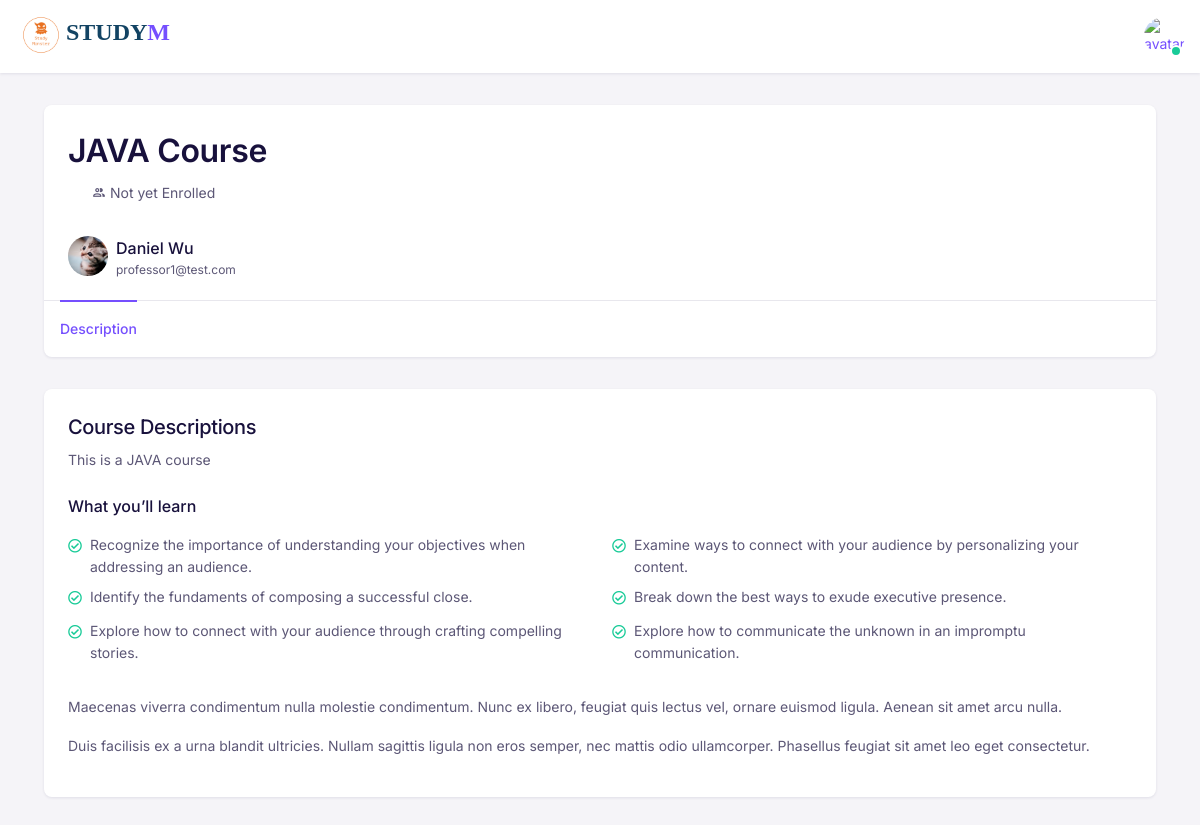
The page /student/course_details.php?id=2 (signed in) on the database its author committed.
### tables this page shows
CREATE TABLE `course` (
  `course_id` int(30) NOT NULL,
  `instructor_id` int(30) NOT NULL,
  `name` varchar(30) NOT NULL,
  `description` varchar(200) NOT NULL,
  `course_pict` varchar(200) NOT NULL DEFAULT 'default.jpg',
  `duration` varchar(30) NOT NULL,
  `status` varchar(6) NOT NULL DEFAULT '2' COMMENT '1 = pass; 2 = fail'
);

CREATE TABLE `teacher` (
  `id` int(11) NOT NULL,
  `name` varchar(60) NOT NULL,
  `uid` tinytext NOT NULL,
  `userEmails` tinytext NOT NULL,
  `avatar` varchar(200) NOT NULL DEFAULT 'default_user.jpg',
  `dob` date NOT NULL,
  `pwd` longtext NOT NULL,
  `role` varchar(20) NOT NULL DEFAULT '1'
);

### login_status.php (called while the page is built, shortened)
<?php
$username = $_SESSION['login_user'];
?>

### student/course_details.php (the view, shortened to what this page needs)
<?php
require('../database_handler.php');
require('../login_status.php');
mysqli_query($connection,'set names utf8');
$query = "SELECT id, name, avatar FROM student WHERE uid = '$username'";
$sname = mysqli_fetch_array(mysqli_query($connection, $query));
if (isset($_GET['id'])){
    $id = $_GET['id'];
    $query = "SELECT course.name AS cname, teacher.userEmails, teacher.id AS tid ,teacher.name AS tname, teacher.avatar AS tavatar, course.description, course.duration, course.course_pict, course.status FROM course INNER JOIN teacher ON course.instructor_id = teacher.id WHERE course.course_id=$id";
    $row = mysqli_fetch_array(mysqli_query($connection, $query));
    $sql = "SELECT COUNT(sc.Enrolldate) AS enrollnum FROM student s INNER JOIN student_course sc ON s.id = sc.student_id INNER JOIN course c ON sc.course_id = c.course_id WHERE uid = '$username' AND sc.course_id = $id";
    $result970922 = mysqli_query($connection, $sql);
    $row22 = mysqli_fetch_array($result970922);
    $enrollvalidate = $row22['enrollnum'];
} else {
  header("Location: course.php?error=sqlerror");
}
?>
<!DOCTYPE html>
<html lang="en">
<head>
<link href="../assets/fonts/feather/feather.css" rel="stylesheet">
<link href="../assets/libs/@fortawesome/fontawesome-free/css/all.min.css" rel="stylesheet">
<link href="../assets/libs/bootstrap-icons/font/bootstrap-icons.css" rel="stylesheet" />
<link href="../assets/libs/dragula/dist/dragula.min.css" rel="stylesheet" />
<link href="../assets/libs/@mdi/font/css/materialdesignicons.min.css" rel="stylesheet" />
<link href="../assets/libs/dropzone/dist/dropzone.css" rel="stylesheet" />
<link href="../assets/libs/magnific-popup/dist/magnific-popup.css" rel="stylesheet" />
<link href="../assets/libs/bootstrap-select/dist/css/bootstrap-select.min.css" rel="stylesheet">
<link href="../assets/libs/@yaireo/tagify/dist/tagify.css" rel="stylesheet">
<link href="../assets/libs/tiny-slider/dist/tiny-slider.css" rel="stylesheet">
<link href="../assets/libs/tippy.js/dist/tippy.css" rel="stylesheet">
<link href="../assets/libs/datatables.net-bs5/css/dataTables.bootstrap5.min.css" rel="stylesheet">
<link href="../assets/libs/prismjs/themes/prism-okaidia.css" rel="stylesheet">
<link href="https://cdn.jsdelivr.net/npm/bootstrap@5.1.3/dist/css/bootstrap.min.css" rel="stylesheet">
<link href="../assets/css/plugins.css" rel="stylesheet" />
<link href="../assets/css/main.css" rel="stylesheet" />
<link href="../assets/css/icons.css" rel="stylesheet" />
<link rel="stylesheet" href="../assets/css/theme.min.css">
</head>
<body>
<nav class="navbar navbar-expand-lg navbar-default">
 <div class="container-fluid px-0">
       <a class="navbar-brand" href="home.php">
           <img src="/assets/image/Logo.png" width="50" height="50"><span class="text-logo">Study</span><span class="text-slogan">M</span>
       </a>
       <li class="dropdown ms-2 d-inline-block">
         <a
           class="rounded-circle"
           href="#"
           data-bs-toggle="dropdown"
           data-bs-display="static"
           aria-expanded="false"
         >
           <div class="avatar avatar-md avatar-indicators avatar-online">
             <img
               alt="avatar"
               src="../assets/img/avatars/<?php echo $sname['avatar'];?>"
               class="rounded-circle"
             />
           </div>
         </a>
       </li>
   </div>
</nav>
<div class="p-lg-5 py-5">
  <div class="container">
    <div class="row">
      <div>
        <div class="card mb-5">
          <div class="card-body">
            <div class="d-flex justify-content-between align-items-center">
              <h1 class="fw-semi-bold mb-2">
                <?php echo $row['cname'];?>
              </h1>
            </div>
            <div class="d-flex mb-5">
              <span class="ms-4 d-none d-md-block">
                <i class="mdi mdi-account-multiple-outline"></i>
                <span><?php
                if($enrollvalidate>=1){
                  echo "Enrolled";
                } else {
                  echo "Not yet Enrolled";
                }
                 ?></span>
              </span>
            </div>
            <div class="d-flex justify-content-between">
              <div class="d-flex align-items-center">
                <img src="../assets/img/avatars/<?php echo $row['tavatar'];?>" class="rounded-circle avatar-md" alt="" />
                <div class="ms-2 lh-1">
                  <h4 class="mb-1"><?php echo $row['tname'];?></h4>
                  <p class="fs-6 mb-0"><?php echo $row['userEmails'];?></p>
                </div>
              </div>
            </div>
          </div>
          <?php
          if($enrollvalidate>=1) {
          echo "<ul class='nav nav-lt-tab' id='tab' role='tablist'>
            <li class='nav-item'>
              <a class='nav-link active' id='description-tab' data-bs-toggle='pill' href='#description' role='tab'
                aria-controls='description' aria-selected='false'>Description</a>
            </li>
            <li class='nav-item'>
              <a class='nav-link' id='review-tab' data-bs-toggle='pill' href='#review' role='tab' aria-controls='review'
                aria-selected='false'>Files</a>
            </li>
            <li class='nav-item'>
              <a class='nav-link' id='review-tab' data-bs-toggle='pill' href='#test' role='tab' aria-controls='test'
                aria-selected='false'>Tests</a>
            </li>
          </ul>";
          } else {
                     echo "<ul class='nav nav-lt-tab' id='tab' role='tablist'>
            <li class='nav-item'>
              <a class='nav-link active' id='description-tab' data-bs-toggle='pill' href='#description' role='tab'
                aria-controls='description' aria-selected='false'>Description</a>
            </li>
          </ul>" ;
          }
        ?>
        </div>
        <div class="card rounded-3">
          <div class="card-body">
            <div class="tab-content" id="tabContent">
              <div class="tab-pane fade show active" id="description" role="tabpanel"
                aria-labelledby="description-tab">
                <div class="mb-4">
                  <h3 class="mb-2">Course Descriptions</h3>
                  <p>
                    <?php echo $row['description'];?>
                  </p>
                </div>
                <h4 class="mb-3">What you’ll learn</h4>
                <div class="row mb-3">
                  <div class="col-12 col-md-6">
                    <ul class="list-unstyled">
                      <li class="d-flex align-item-center mb-2">
                        <i class="far fa-check-circle text-success me-2 lh-lg"></i>
                        <span>
                          Recognize the importance of understanding your objectives when addressing an audience.
                        </span>
                      </li>
                      <li class="d-flex align-item-center mb-2">
                        <i class="far fa-check-circle text-success me-2 lh-lg"></i>
                        <span>
                          Identify the fundaments of composing a successful close.
                        </span>
                      </li>
                      <li class="d-flex align-item-center mb-2">
                        <i class="far fa-check-circle text-success me-2 lh-lg"></i>
                        <span>
                          Explore how to connect with your audience through crafting compelling stories.
                        </span>
                      </li>
                    </ul>
                  </div>
                  <div class="col-12 col-md-6">
                    <ul class="list-unstyled">
                      <li class="d-flex align-item-center mb-2">
                        <i class="far fa-check-circle text-success me-2 lh-lg"></i>
                        <span>
                          Examine ways to connect with your audience by personalizing your content.
                        </span>
                      </li>
                      <li class="d-flex align-item-center mb-2">
                        <i class="far fa-check-circle text-success me-2 lh-lg"></i>
                        <span>
                          Break down the best ways to exude executive presence.
                        </span>
                      </li>
                      <li class="d-flex align-item-center mb-2">
                        <i class="far fa-check-circle text-success me-2 lh-lg"></i>
                        <span>
                          Explore how to communicate the unknown in an impromptu communication.
                        </span>
                      </li>
                    </ul>
                  </div>
                </div>
                <p>Maecenas viverra condimentum nulla molestie condimentum. Nunc ex libero, feugiat quis lectus vel,
                  ornare euismod ligula. Aenean sit amet arcu nulla.</p>
                <p>
                  Duis facilisis ex a urna blandit ultricies. Nullam sagittis ligula non eros semper, nec mattis odio
                  ullamcorper. Phasellus feugiat sit amet leo eget consectetur.
                </p>
              </div>
            </div>
          </div>
        </div>
      </div>
    </div>
  </div>
</div>
</body>
</html>

### assets/css/main.css (style rules this page uses)
h1, h2, h3, h4, h5, h6, .h1, .h2, .h3, .h4, .h5, .h6 { font-family: inherit; font-weight: 700; line-height: 1.1; letter-spacing: 0; }
.text-success { color: #71d398; }
body { overflow-x: hidden; min-height: 100%; background: #ffffff; color: #768399; -webkit-font-smoothing: antialiased; font-weight: 400; -webkit-transition: -webkit-transform 0.4s ease !important; transition: transform 0.4s ease !important; position: relative; }
* { -moz-box-sizing: border-box; box-sizing: border-box; outline: none !important; }

### student/course_details.php (style rules this page uses)
.text-logo, .text-slogan { font-weight: bold; font-family: 'Droid Sans'; font-size: 24px; text-transform: uppercase; display: inline-block; }
.text-logo { color: #124363; }

### rows shown on the page
course: name "JAVA Course", instructor.avatar (picture), instructor.name "Daniel Wu", instructor.userEmails "professor1@test.com", description "This is a JAVA course"
